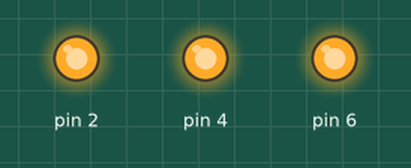
A sketch run on a simulated Arduino Pro Mini, built with avr-gcc and run on an emulated ATmega328P. Parts: output pins drawn as LEDs (lit = HIGH).

Above: at 0.1 s.
At 2.1 s:
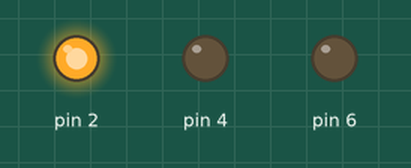
At 4.1 s:
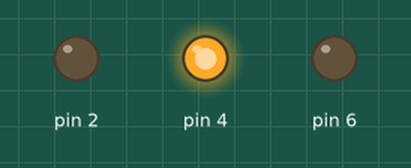
At 6.1 s:
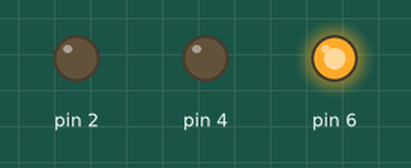
At 12.1 s:
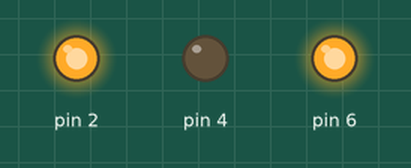
At 30.1 s:
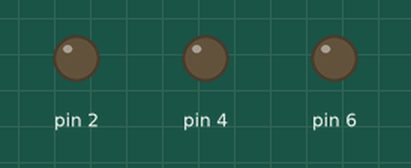
Timing chart, 0 to 40.0 s (numbered marks = the images above):
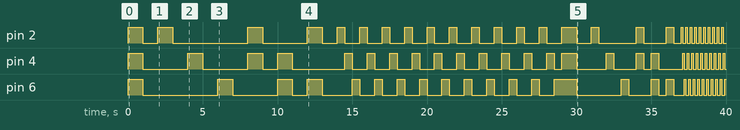

Measured:
- by itself, pin 2: LOW → HIGH at 0.00 s, → LOW 1.0 s later, → HIGH 1.0 s later, → LOW 1.0 s later, … (56 changes in this stretch)
- by itself, pin 4: LOW → HIGH at 0.00 s, → LOW 1.0 s later, → HIGH 3.0 s later, → LOW 1.0 s later, … (56 changes in this stretch)
- by itself, pin 6: LOW → HIGH at 0.00 s, → LOW 1.0 s later, → HIGH 5.0 s later, → LOW 1.0 s later, … (53 changes in this stretch)

The sketch:

CommPad.ino
```cpp
/*
  X-Wing Pilot Comm Pad Lights
  by Bithead942

  Arduino Pro Mini (5V, ATMega328, 16MHz)

  Adafruit LED Sequens turn on-off in sequence

*/

int i = 0;

// the setup function runs once when you press reset or power the board
void setup() {
  pinMode(2, OUTPUT);
  pinMode(4, OUTPUT);
  pinMode(6, OUTPUT);
}

// the loop function runs over and over again forever
void loop() {
  //all on
  digitalWrite(2, HIGH);
  digitalWrite(4, HIGH);
  digitalWrite(6, HIGH);
  delay(1000);
  digitalWrite(2, LOW);
  digitalWrite(4, LOW);
  digitalWrite(6, LOW);
  delay(1000);

  //one at at time
  digitalWrite(2, HIGH);
  delay(1000);
  digitalWrite(2, LOW);
  delay(1000);

  digitalWrite(4, HIGH);
  delay(1000);
  digitalWrite(4, LOW);
  delay(1000);

  digitalWrite(6, HIGH);
  delay(1000);
  digitalWrite(6, LOW);
  delay(1000);

  //two at a time
  digitalWrite(2, HIGH);
  digitalWrite(4, HIGH);
  delay(1000);
  digitalWrite(2, LOW);
  digitalWrite(4, LOW);
  delay(1000);

  digitalWrite(4, HIGH);
  digitalWrite(6, HIGH);
  delay(1000);
  digitalWrite(4, LOW);
  digitalWrite(6, LOW);
  delay(1000);

  digitalWrite(6, HIGH);
  digitalWrite(2, HIGH);
  delay(1000);
  digitalWrite(6, LOW);
  digitalWrite(2, LOW);
  delay(1000);

  //chasing slow
  for (i=0; i < 10; i++) {
  digitalWrite(2, HIGH);
    digitalWrite(4, LOW);
    digitalWrite(6, LOW);
    delay(500);
    digitalWrite(2, LOW);
    digitalWrite(4, HIGH);
    digitalWrite(6, LOW);
    delay(500);
    digitalWrite(2, LOW);
    digitalWrite(4, LOW);
    digitalWrite(6, HIGH);
    delay(500);
  }

  //all on
  digitalWrite(2, HIGH);
  digitalWrite(4, HIGH);
  digitalWrite(6, HIGH);
  delay(1000);
  digitalWrite(2, LOW);
  digitalWrite(4, LOW);
  digitalWrite(6, LOW);
  delay(1000);

  //one at at time
  digitalWrite(2, HIGH);
  delay(500);
  digitalWrite(2, LOW);
  delay(500);

  digitalWrite(4, HIGH);
  delay(500);
  digitalWrite(4, LOW);
  delay(500);

  digitalWrite(6, HIGH);
  delay(500);
  digitalWrite(6, LOW);
  delay(500);

  //two at a time
  digitalWrite(2, HIGH);
  digitalWrite(4, HIGH);
  delay(500);
  digitalWrite(2, LOW);
  digitalWrite(4, LOW);
  delay(500);

  digitalWrite(4, HIGH);
  digitalWrite(6, HIGH);
  delay(500);
  digitalWrite(4, LOW);
  digitalWrite(6, LOW);
  delay(500);

  digitalWrite(6, HIGH);
  digitalWrite(2, HIGH);
  delay(500);
  digitalWrite(6, LOW);
  digitalWrite(2, LOW);
  delay(500);

  //chasing fast
  for (i=0; i < 50; i++) {
  digitalWrite(2, HIGH);
    digitalWrite(4, LOW);
    digitalWrite(6, LOW);
    delay(100);
    digitalWrite(2, LOW);
    digitalWrite(4, HIGH);
    digitalWrite(6, LOW);
    delay(100);
    digitalWrite(2, LOW);
    digitalWrite(4, LOW);
    digitalWrite(6, HIGH);
    delay(100);
  }


}
```
